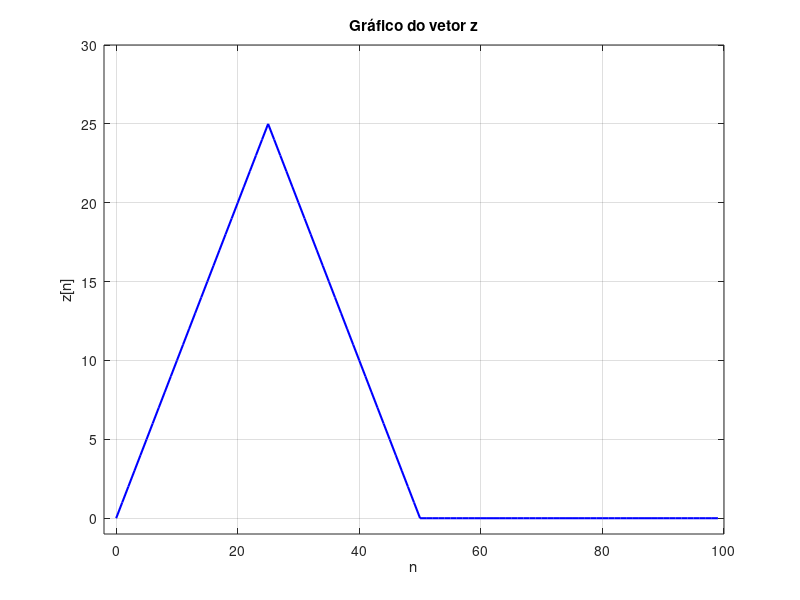
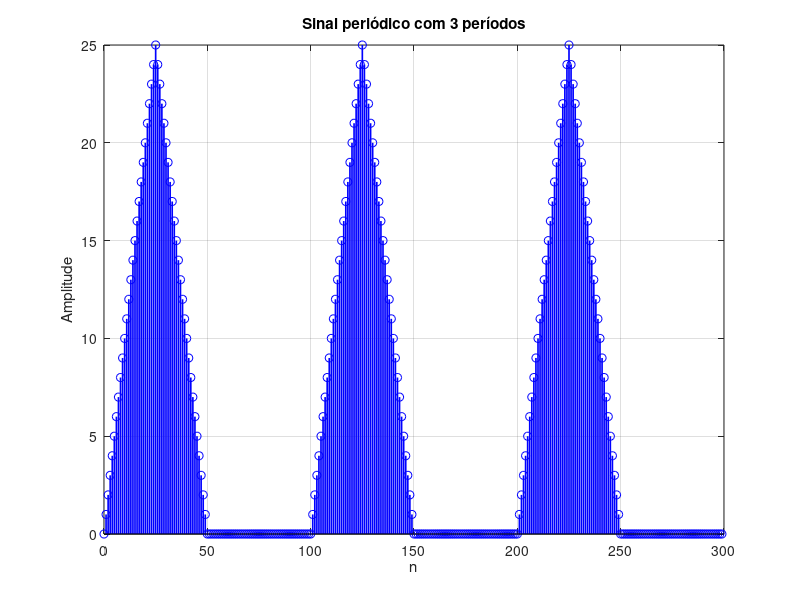
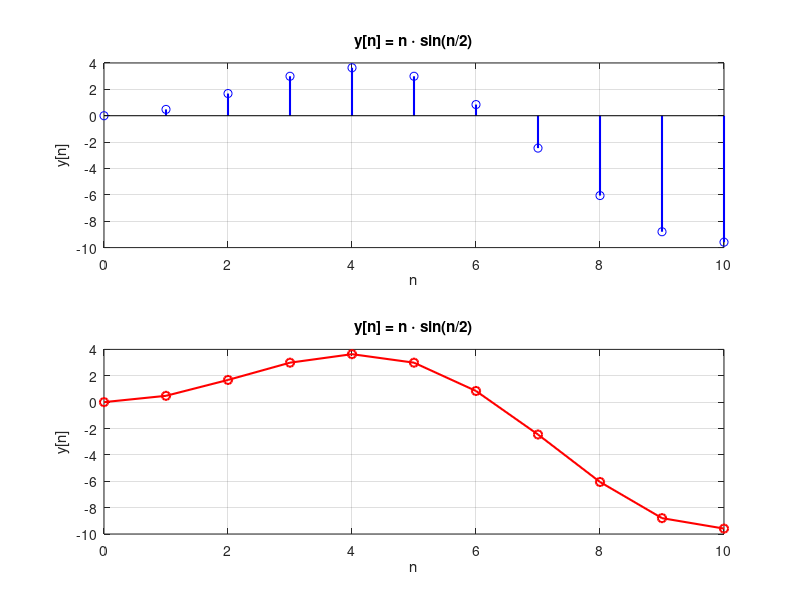
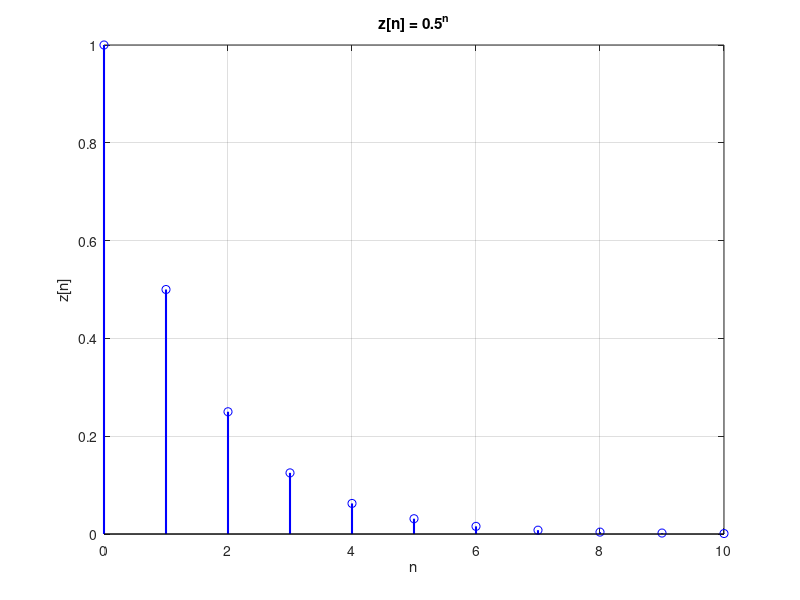

These figures' MATLAB source, in order:
% Trabalho 1 - Processamento Digital de Sinais
clear all; close all; clc;

% ============================================================================
% QUESTÃO 2 - OPERAÇÕES COM VETORES
% ============================================================================
x = 0:1:25;
y = 24:-1:0;
z = zeros(1, 100);
n = 0:99;
z(1:26) = x;
z(27:51) = y;
figure('Name', 'Questão 2.3');
plot(n, z, 'b-', 'LineWidth', 1.5);
axis([-2 100 -1 30]);
grid on;
title('Gráfico do vetor z');
xlabel('n');
ylabel('z[n]');
zp = [z z z];
np = 0:length(zp)-1;
figure('Name', 'Questão 2.4');
stem(np, zp, 'b', 'LineWidth', 1.2);
title('Sinal periódico com 3 períodos');
xlabel('n');
ylabel('Amplitude');
grid on;

% ============================================================================
% QUESTÃO 3 - OPERAÇÕES COM MATRIZES
% ============================================================================
A = [2 3 4; 4 4 4; 8 9 0];
C = [1 2; 3 4; 1 1];
resultado_AC = A * C;
D = ones(3, 3);
resultado_A_D = A .* D;
M = ones(1500, 1500);
tic;
M_for = M;
for i = 1:size(M, 1)
    for j = 1:size(M, 2)
        M_for(i, j) = M_for(i, j) * 5;
    end
end
tempo_for = toc;
tic;
M_vet = M * 5;
tempo_vet = toc;
ganho = tempo_for / tempo_vet;
X = [4 8 12; 2 6 10];
M_media = mean(X, 2);
X1 = X - M_media * ones(1, 3);
media_X1 = mean(X1, 2);

% ============================================================================
% QUESTÃO 4 - OPERAÇÕES COM ARQUIVOS DE ÁUDIO
% ============================================================================
try
    [Y, FS] = audioread('musica.wav');
    figure('Name', 'Questão 4.1');
    plot(Y);
    title('Forma de onda - musica.wav');
    xlabel('Amostra');
    ylabel('Amplitude');
    grid on;
catch
    warning('Arquivo musica.wav não encontrado');
end

% ============================================================================
% QUESTÃO 5 - OPERAÇÕES COM ARQUIVOS DE IMAGEM
% ============================================================================
try
    [m, n] = imread('teste.bmp');
    Y_img = ind2gray(m, n);
    figure('Name', 'Questão 5.2');
    imshow(Y_img);
    title('Imagem teste.bmp');
    limiar = 0.5;
    Y_bin = binariza(Y_img, limiar);
    figure('Name', 'Questão 5.3');
    imshow(Y_bin);
    title(sprintf('Binarizada (limiar = %.2f)', limiar));
    Y1 = Y_img > 0.5;
    figure('Name', 'Questão 5.4');
    imshow(Y1);
    title('Binarização com operador >');
catch
    warning('Erro ao carregar teste.bmp');
end
try
    [m1, n1] = imread('teste1.bmp');
    Y_img1 = ind2gray(m1, n1);
    figure('Name', 'Questão 5.5 - Mesh');
    mesh(Y_img1);
    title('Visualização mesh');
    xlabel('X');
    ylabel('Y');
    zlabel('Intensidade');
    colorbar;
    figure('Name', 'Questão 5.5 - Contour');
    contour(Y_img1, 20);
    title('Visualização contour');
    xlabel('X');
    ylabel('Y');
    colorbar;
catch
    warning('Erro ao carregar teste1.bmp');
end

% ============================================================================
% QUESTÃO 6 - ATIVIDADES
% ============================================================================
n_range = 0:10;
y_sin = n_range .* sin(n_range / 2);
figure('Name', 'Questão 6.2.i');
subplot(2, 1, 1);
stem(n_range, y_sin, 'b', 'LineWidth', 1.5);
title('y[n] = n \cdot sin(n/2)');
xlabel('n');
ylabel('y[n]');
grid on;
subplot(2, 1, 2);
plot(n_range, y_sin, 'r-o', 'LineWidth', 1.5, 'MarkerSize', 6);
title('y[n] = n \cdot sin(n/2)');
xlabel('n');
ylabel('y[n]');
grid on;
z_exp = 0.5 .^ n_range;
z_complex = exp(1j * n_range / 2);
figure('Name', 'Questão 6.2.ii - z[n]');
stem(n_range, z_exp, 'b', 'LineWidth', 1.5);
title('z[n] = 0.5^n');
xlabel('n');
ylabel('z[n]');
grid on;
figure('Name', 'Questão 6.2.ii - j^(n/2)');
subplot(2, 1, 1);
stem(n_range, real(z_complex), 'b', 'LineWidth', 1.5);
title('Parte Real de j^{n/2}');
xlabel('n');
ylabel('Real');
grid on;
subplot(2, 1, 2);
stem(n_range, imag(z_complex), 'r', 'LineWidth', 1.5);
title('Parte Imaginária de j^{n/2}');
xlabel('n');
ylabel('Imaginário');
grid on;
